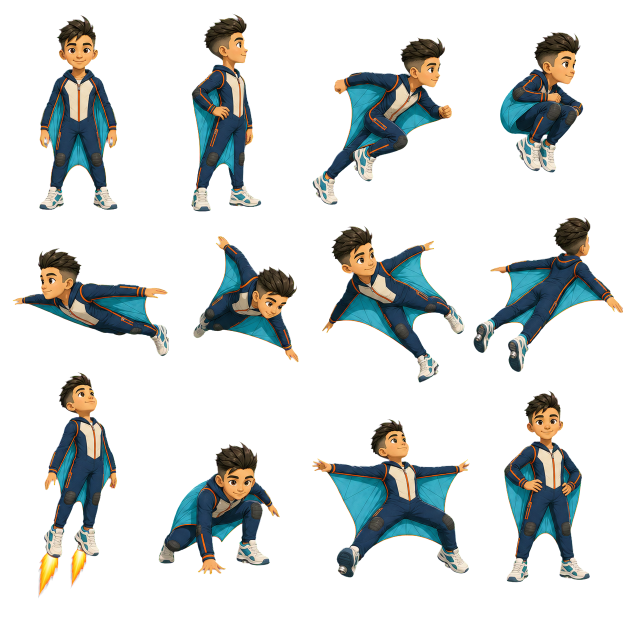
#> input picture art/source-images/game/2d-v02/skyline/hugo-2d-skyline-poses-transparent.png, 1254 x 1254 px (shown at 1/2 size)
$ python extract_pose_sheets.py
#> lines starting #> are read from the running program, lines starting #| are printed output that depends on the picture; after the words box and inside, x2 and y2 are one past the last pixel; in counts of white or black regions, pixels touching at a corner belong together
"""Extract the approved HUGO GO! 2D V02 pose sheets into individual PNGs.

Each approved source is arranged as a 4 x 3 atlas. Figures are isolated by
their complete connected silhouettes, then ordered by their authored row and
column centres. This avoids rectangular cell cuts through wide wings or tall
jet flames while retaining the intended pose order.
"""

from __future__ import annotations

import hashlib
import json
from pathlib import Path

import cv2
import numpy as np
from PIL import Image, ImageDraw, ImageFont


ROOT = Path(__file__).resolve().parents[2]
SOURCE_ROOT = ROOT / "art" / "source-images" / "game" / "2d-v02"
OUTPUT_ROOT = ROOT / "src" / "assets" / "game" / "2d-v02"
CANVAS_SIZE = 512
FIGURE_LIMIT = 440
GRID_COLUMNS = 4
GRID_ROWS = 3

POSES = (
    ("neutral-front", "Neutral front"),
    ("ready-profile", "Ready profile"),
    ("sprint-launch", "Sprint launch"),
    ("jump-tuck", "Jump tuck"),
    ("level-glide", "Level glide"),
    ("steep-dive", "Steep dive"),
    ("bank-left", "Bank left"),
    ("bank-right", "Bank right"),
    ("jet-boost", "Jet boost"),
    ("landing-crouch", "Landing crouch"),
    ("braking-flare", "Braking flare"),
    ("hero-finish", "Hero finish"),
)

OUTFITS = (
    {
        "id": "skyline",
        "name": "Skyline Flight Suit",
        "description": "Navy, cyan and teal with orange flight accents.",
        "source": SOURCE_ROOT / "skyline" / "hugo-2d-skyline-poses-transparent.png",
        "chroma_source": SOURCE_ROOT / "skyline" / "hugo-2d-skyline-poses-magenta.png",
    },
    {
        "id": "night-comet",
        "name": "Night Comet Flight Suit",
        "description": "Midnight indigo, violet and electric cyan with silver panels.",
        "source": SOURCE_ROOT / "night-comet" / "hugo-2d-night-comet-poses-transparent.png",
        "chroma_source": SOURCE_ROOT / "night-comet" / "hugo-2d-night-comet-poses-magenta.png",
    },
    {
        "id": "sunrise",
        "name": "Sunrise Flight Suit",
        "description": "Burnt orange, cream and gold with teal engineering details.",
        "source": SOURCE_ROOT / "sunrise" / "hugo-2d-sunrise-poses-transparent.png",
        "chroma_source": SOURCE_ROOT / "sunrise" / "hugo-2d-sunrise-poses-magenta.png",
    },
)


def sha256(path: Path) -> str:
    digest = hashlib.sha256()
    with path.open("rb") as handle:
        for block in iter(lambda: handle.read(65536), b""):
            digest.update(block)
    return digest.hexdigest()


def alpha_bounds(image: Image.Image) -> tuple[int, int, int, int]:
    alpha = image.getchannel("A")
    bounds = alpha.getbbox()
    if bounds is None:
        raise ValueError("Pose cell contains no visible pixels")
    return bounds


def fit_pose(cell: Image.Image) -> tuple[Image.Image, tuple[int, int, int, int]]:
    bounds = alpha_bounds(cell)
    figure = cell.crop(bounds)
    scale = min(FIGURE_LIMIT / figure.width, FIGURE_LIMIT / figure.height)
    width = max(1, round(figure.width * scale))
    height = max(1, round(figure.height * scale))
    figure = figure.resize((width, height), Image.Resampling.LANCZOS)

    canvas = Image.new("RGBA", (CANVAS_SIZE, CANVAS_SIZE), (0, 0, 0, 0))
    x = (CANVAS_SIZE - width) // 2
    y = (CANVAS_SIZE - height) // 2
    canvas.alpha_composite(figure, (x, y))
    return canvas, (x, y, x + width, y + height)


def find_pose_components(source: Image.Image) -> list[dict[str, object]]:
    alpha = np.asarray(source.getchannel("A"))
    mask = (alpha > 16).astype(np.uint8)
    count, labels, stats, centroids = cv2.connectedComponentsWithStats(mask, 8)
    components: list[dict[str, object]] = []

    for label_id in range(1, count):
        x, y, width, height, area = (int(value) for value in stats[label_id])
        if area < 1000:
            continue
        centre_x, centre_y = (float(value) for value in centroids[label_id])
        row = min(int(centre_y * GRID_ROWS / source.height), GRID_ROWS - 1)
        components.append(
            {
                "label": label_id,
                "bounds": (x, y, x + width, y + height),
                "centre": (centre_x, centre_y),
                "row": row,
                "area": area,
                "labels": labels,
            }
        )

    if len(components) != len(POSES):
        raise ValueError(
            f"Expected {len(POSES)} complete pose silhouettes, found {len(components)}"
        )

    ordered: list[dict[str, object]] = []
    for row in range(GRID_ROWS):
        row_components = sorted(
            (component for component in components if component["row"] == row),
            key=lambda component: component["centre"][0],
        )
        if len(row_components) != GRID_COLUMNS:
            raise ValueError(
                f"Expected {GRID_COLUMNS} silhouettes in row {row + 1}, "
                f"found {len(row_components)}"
            )
        ordered.extend(row_components)
    return ordered


def crop_component(source: Image.Image, component: dict[str, object]) -> Image.Image:
    x1, y1, x2, y2 = component["bounds"]
    pad = 8
    crop_box = (
        max(0, x1 - pad),
        max(0, y1 - pad),
        min(source.width, x2 + pad),
        min(source.height, y2 + pad),
    )
    crop = source.crop(crop_box)
    labels = component["labels"]
    label_id = int(component["label"])
    source_mask = (labels == label_id).astype(np.uint8) * 255
    component_mask = Image.fromarray(source_mask).crop(crop_box)
    crop.putalpha(Image.composite(crop.getchannel("A"), Image.new("L", crop.size), component_mask))
    return crop


def load_font(size: int, bold: bool = False) -> ImageFont.FreeTypeFont | ImageFont.ImageFont:
    windows_fonts = Path("C:/Windows/Fonts")
    candidates = (
        windows_fonts / ("arialbd.ttf" if bold else "arial.ttf"),
        windows_fonts / ("segoeuib.ttf" if bold else "segoeui.ttf"),
    )
    for candidate in candidates:
        if candidate.exists():
            return ImageFont.truetype(str(candidate), size=size)
    return ImageFont.load_default()


def make_contact_sheet(outfit: dict[str, object], pose_entries: list[dict[str, object]]) -> Path:
    tile_width = 290
    tile_height = 346
    margin = 28
    header_height = 116
    sheet_width = margin * 2 + GRID_COLUMNS * tile_width
    sheet_height = header_height + margin + GRID_ROWS * tile_height + margin
    sheet = Image.new("RGB", (sheet_width, sheet_height), "#06172f")
    draw = ImageDraw.Draw(sheet)
    title_font = load_font(31, bold=True)
    body_font = load_font(17)
    label_font = load_font(17, bold=True)

    draw.text((margin, 24), f"2D SANDBOX V02 · {outfit['name']}", fill="#f8fbff", font=title_font)
    draw.text(
        (margin, 68),
        "12 extracted transparent PNGs · fixed 4 × 3 source order",
        fill="#83e8ff",
        font=body_font,
    )

    for entry in pose_entries:
        index = int(entry["index"])
        row = (index - 1) // GRID_COLUMNS
        column = (index - 1) % GRID_COLUMNS
        x = margin + column * tile_width
        y = header_height + row * tile_height
        card = (x + 6, y + 6, x + tile_width - 8, y + tile_height - 10)
        draw.rounded_rectangle(card, radius=18, fill="#102c50", outline="#2e7194", width=2)

        pose_path = ROOT / str(entry["file"])
        pose = Image.open(pose_path).convert("RGBA")
        preview = pose.resize((246, 246), Image.Resampling.LANCZOS)
        sheet.paste(preview, (x + 21, y + 18), preview)
        draw.text((x + 22, y + 278), f"{index:02d}", fill="#ffd35f", font=label_font)
        draw.text((x + 60, y + 278), str(entry["label"]), fill="#f8fbff", font=label_font)
        draw.text(
            (x + 22, y + 308),
            f"{index:02d} · {entry['slug']}.png",
            fill="#91aac5",
            font=body_font,
        )

    qa_dir = OUTPUT_ROOT / "qa"
    qa_dir.mkdir(parents=True, exist_ok=True)
    qa_path = qa_dir / f"hugo-2d-{outfit['id']}-contact-sheet.jpg"
    sheet.save(qa_path, quality=92, optimize=True)
    return qa_path


def extract_outfit(outfit: dict[str, object]) -> dict[str, object]:
    source_path = Path(outfit["source"])
    source = Image.open(source_path).convert("RGBA")
    if source.width <= 0 or source.height <= 0:
        raise ValueError(f"Invalid source dimensions: {source_path}")

    output_dir = OUTPUT_ROOT / str(outfit["id"]) / "poses"
    output_dir.mkdir(parents=True, exist_ok=True)
    pose_entries: list[dict[str, object]] = []

    components = find_pose_components(source)

    for zero_index, (slug, label) in enumerate(POSES):
        row = zero_index // GRID_COLUMNS
        column = zero_index % GRID_COLUMNS
        component = components[zero_index]
        cell = crop_component(source, component)
        normalized, output_bounds = fit_pose(cell)
        filename = f"hugo-2d-{outfit['id']}-{zero_index + 1:02d}-{slug}.png"
        output_path = output_dir / filename
        normalized.save(output_path, optimize=True)
        relative_path = output_path.relative_to(ROOT).as_posix()

        pose_entries.append(
            {
                "index": zero_index + 1,
                "slug": slug,
                "label": label,
                "filename": filename,
                "file": relative_path,
                "sourceCell": {
                    "row": row + 1,
                    "column": column + 1,
                    "componentBounds": list(component["bounds"]),
                    "componentCentre": [
                        round(float(component["centre"][0]), 2),
                        round(float(component["centre"][1]), 2),
                    ],
                    "componentArea": component["area"],
                },
                "output": {
                    "width": CANVAS_SIZE,
                    "height": CANVAS_SIZE,
                    "alphaBounds": list(output_bounds),
                    "sha256": sha256(output_path),
                },
            }
        )

    qa_path = make_contact_sheet(outfit, pose_entries)
    manifest = {
        "schemaVersion": 1,
        "sandboxVersion": "02",
        "outfit": {
            "id": outfit["id"],
            "name": outfit["name"],
            "description": outfit["description"],
        },
        "source": {
            "transparentSheet": source_path.relative_to(ROOT).as_posix(),
            "chromaSheet": Path(outfit["chroma_source"]).relative_to(ROOT).as_posix(),
            "width": source.width,
            "height": source.height,
            "columns": GRID_COLUMNS,
            "rows": GRID_ROWS,
            "sha256": sha256(source_path),
        },
        "extraction": {
            "method": "connected-silhouette-ordered-by-grid-centre",
            "alphaThreshold": 16,
            "minimumComponentArea": 1000,
            "outputCanvas": [CANVAS_SIZE, CANVAS_SIZE],
            "figureLimit": FIGURE_LIMIT,
            "poseCount": len(pose_entries),
        },
        "poses": pose_entries,
        "qaContactSheet": qa_path.relative_to(ROOT).as_posix(),
    }
    manifest_path = OUTPUT_ROOT / str(outfit["id"]) / "manifest.json"
    manifest_path.write_text(json.dumps(manifest, indent=2) + "\n", encoding="utf-8")
    return manifest


def main() -> None:
    OUTPUT_ROOT.mkdir(parents=True, exist_ok=True)
    manifests = [extract_outfit(outfit) for outfit in OUTFITS]
#> in extract_outfit, source is the input picture: PIL image 1254x1254 RGBA; mean R, G, B, A 21.8, 25.3, 24.3, 61.5
#> in find_pose_components, `count, labels, stats, centroids = cv2.connectedComponentsWithStats(mas..`: count = 14; stats = 14 rows, first 6: [0, 0, 1254, 1254, 1181480], [464, 27, 1, 1, 1], [383, 28, 140, 395, 31445], [78, 30, 157, 390, 35012], [1000, 64, 167, 281, 26861], [625, 75, 279, 335, 36616]; centroids = 14 rows, first 8: [623.6, 630], [464, 27], [447.1, 230.2], [156.4, 235.9], [1087.1, 204.9], [771.2, 224.4], [1092.1, 581.6], [778.1, 588.4]
#> the loop in find_pose_components, `for label_id in range(1, count):` made 13 passes
#> (x, y, width, height, area, centre_x, centre_y, row) on passes 2 to 9: (383, 28, 140, 395, 31445, 447.1, 230.2, 0), (78, 30, 157, 390, 35012, 156.4, 235.9, 0), (1000, 64, 167, 281, 26861, 1087.1, 204.9, 0), (625, 75, 279, 335, 36616, 771.2, 224.4, 0), (947, 434, 299, 310, 31948, 1092.1, 581.6, 1), (644, 452, 285, 313, 35850, 778.1, 588.4, 1), (386, 472, 212, 253, 24066, 499, 603.4, 1), (25, 497, 313, 216, 26375, 189.4, 602, 1)
#> after the loop in find_pose_components, `for label_id in range(1, count):`: components = 12 items
#> the loop in extract_outfit, `for zero_index, (slug, label) in enumerate(POSES):` made 12 passes
#> (x1 in crop_component, y1 in crop_component, x2 in crop_component, y2 in crop_component, crop_box in crop_component, label_id in crop_component, output_bounds) on passes 1 to 5: (78, 30, 235, 420, (70, 22, 243, 428), 3, (167, 36, 344, 476)), (383, 28, 523, 423, (375, 20, 531, 431), 2, (178, 36, 334, 476)), (625, 75, 904, 410, (617, 67, 912, 418), 5, (73, 36, 439, 476)), (1000, 64, 1167, 345, (992, 56, 1175, 353), 4, (125, 36, 386, 476)), (25, 497, 338, 713, (17, 489, 346, 721), 9, (36, 104, 476, 408))
#> in make_contact_sheet, `index = int(entry["index"])`: index = 1
#> in make_contact_sheet, `row = (index - 1) // GRID_COLUMNS`: row = 0
#> in make_contact_sheet, `x = margin + column * tile_width`: x = 28
#> in make_contact_sheet, `y = header_height + row * tile_height`: y = 116
#> in make_contact_sheet, `card = (x + 6, y + 6, x + tile_width - 8, y + tile_height - 10)`: card = (34, 122, 310, 452)
#> in make_contact_sheet, `sheet.paste(preview, (x + 21, y + 18), preview)`:
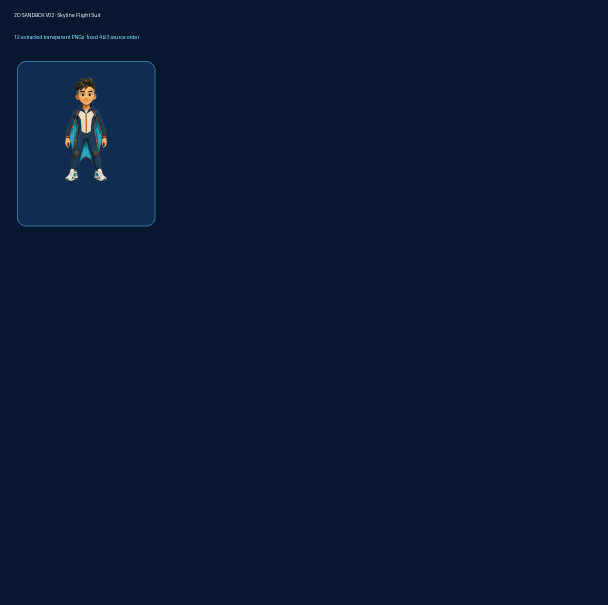
#> sheet: PIL image 1216x1210 RGB (shown at 1/2 size); mean R, G, B 7.3, 25, 49.4
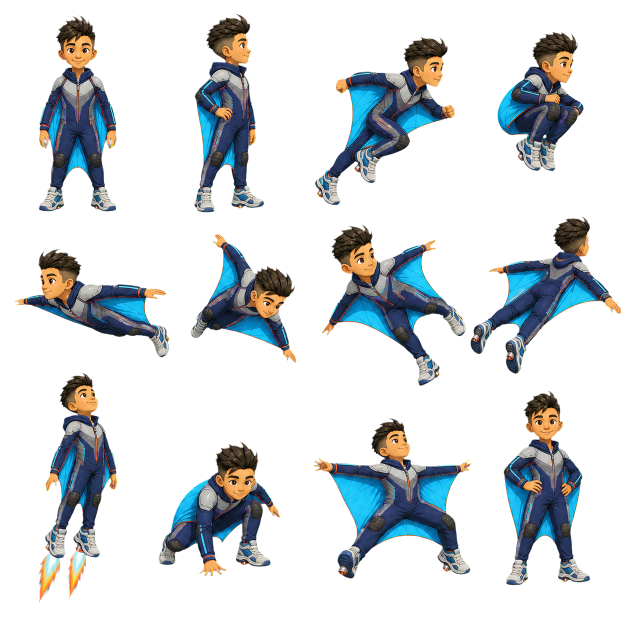
#> input picture art/source-images/game/2d-v02/night-comet/hugo-2d-night-comet-poses-transparent.png, 1254 x 1254 px (shown at 1/2 size)
#> in extract_outfit, source is the input picture: PIL image 1254x1254 RGBA; mean R, G, B, A 20.3, 24.5, 27, 61.8
#> in find_pose_components (call 2), `count, labels, stats, centroids = cv2.connectedComponentsWithStats(mas..`: count = 15; stats = 15 rows, first 6: [0, 0, 1254, 1254, 1172035], [389, 27, 139, 398, 32446], [77, 31, 157, 392, 35883], [143, 32, 1, 1, 1], [995, 63, 173, 279, 27362], [630, 74, 280, 336, 37555]; centroids = 15 rows, first 8: [623.2, 629.4], [453.6, 229.6], [155, 237.1], [143, 32], [1084.3, 205.2], [774.8, 225.2], [1088.2, 583.5], [779.6, 590.5]
#> the loop in find_pose_components (call 2), `for label_id in range(1, count):` made 14 passes
#> (x, y, width, height, area, centre_x, centre_y, row) on passes 1, 2, 4, 5, 6, 7, 8, 9: (389, 27, 139, 398, 32446, 453.6, 229.6, 0), (77, 31, 157, 392, 35883, 155, 237.1, 0), (995, 63, 173, 279, 27362, 1084.3, 205.2, 0), (630, 74, 280, 336, 37555, 774.8, 225.2, 0), (941, 433, 302, 315, 32583, 1088.2, 583.5, 1), (644, 449, 287, 323, 37038, 779.6, 590.5, 1), (381, 468, 212, 258, 24250, 494, 602.2, 1), (29, 498, 310, 217, 26150, 190.9, 603.5, 1)
#> the loop in extract_outfit (call 2), `for zero_index, (slug, label) in enumerate(POSES):` made 12 passes
#> (x1 in crop_component, y1 in crop_component, x2 in crop_component, y2 in crop_component, crop_box in crop_component, label_id in crop_component, output_bounds) on passes 1 to 5: (77, 31, 234, 423, (69, 23, 242, 431), 2, (168, 36, 344, 476)), (389, 27, 528, 425, (381, 19, 536, 433), 1, (179, 36, 333, 476)), (630, 74, 910, 410, (622, 66, 918, 418), 5, (72, 36, 439, 476)), (995, 63, 1168, 342, (987, 55, 1176, 350), 4, (119, 36, 392, 476)), (29, 498, 339, 715, (21, 490, 347, 723), 9, (36, 102, 476, 410))
#> pass 1, in crop_component (call 13), `crop = source.crop(crop_box)`:
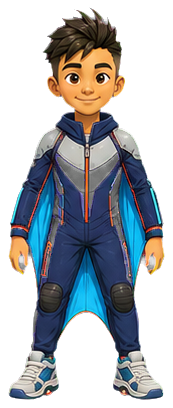
#> crop: PIL image 173x408 RGBA; mean R, G, B, A 42.6, 46.9, 51.5, 122.8; transparent parts drawn white
#> after the loop in extract_outfit (call 2), `for zero_index, (slug, label) in enumerate(POSES):`:
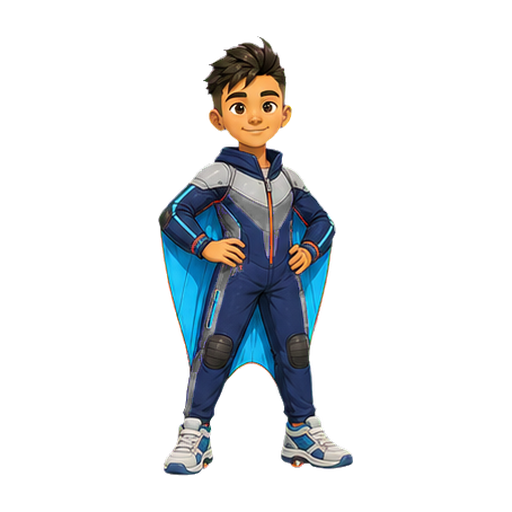
#> normalized: PIL image 512x512 RGBA; mean R, G, B, A 14.6, 16.9, 18.8, 42.5; transparent parts drawn white
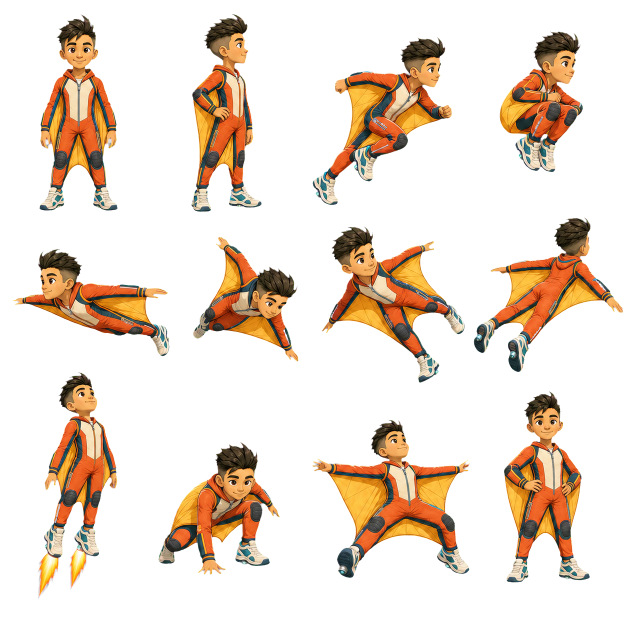
#> input picture art/source-images/game/2d-v02/sunrise/hugo-2d-sunrise-poses-transparent.png, 1254 x 1254 px (shown at 1/2 size)
#> in extract_outfit, source is the input picture: PIL image 1254x1254 RGBA; mean R, G, B, A 43.1, 29, 16.4, 61.2
#> in find_pose_components (call 3), `count, labels, stats, centroids = cv2.connectedComponentsWithStats(mas..`:
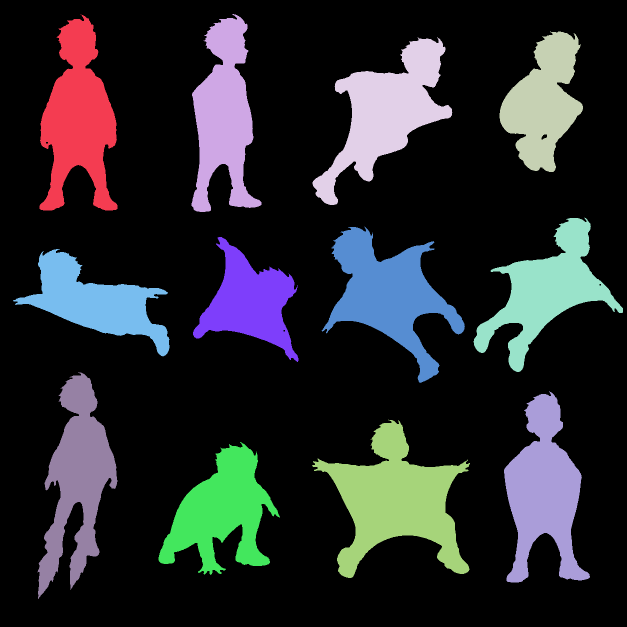
#> labels: shape (1254, 1254) int32 (shown at 1/2 size); 13 distinct labels, from 0 to 12; one colour per label, 0 black
#> in find_pose_components (call 3), `count, labels, stats, centroids = cv2.connectedComponentsWithStats(mas..`: count = 13; stats = 13 rows, first 6: [0, 0, 1254, 1254, 1183306], [79, 29, 156, 392, 35012], [383, 28, 140, 396, 31207], [999, 63, 167, 281, 26872], [625, 74, 280, 336, 36480], [947, 435, 299, 309, 31588]; centroids = 13 rows, first 8: [623.8, 629.8], [156.6, 235.9], [447.5, 230.9], [1086.4, 204.3], [771.7, 224.3], [1092.1, 582.1], [778, 588.8], [499, 604]
#> the loop in find_pose_components (call 3), `for label_id in range(1, count):` made 12 passes
#> (x, y, width, height, area, centre_x, centre_y, row) on passes 1 to 8: (79, 29, 156, 392, 35012, 156.6, 235.9, 0), (383, 28, 140, 396, 31207, 447.5, 230.9, 0), (999, 63, 167, 281, 26872, 1086.4, 204.3, 0), (625, 74, 280, 336, 36480, 771.7, 224.3, 0), (947, 435, 299, 309, 31588, 1092.1, 582.1, 1), (643, 453, 287, 313, 35596, 778, 588.8, 1), (386, 474, 211, 250, 23681, 499, 604, 1), (26, 498, 313, 215, 26138, 190.1, 602.5, 1)
#> the loop in extract_outfit (call 3), `for zero_index, (slug, label) in enumerate(POSES):` made 12 passes
#> pass 1, in crop_component (call 25), `component_mask = Image.fromarray(source_mask).crop(crop_box)`:
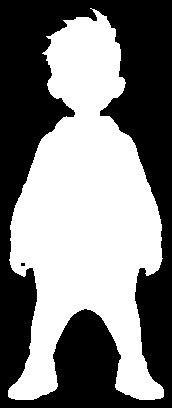
#> component_mask: PIL image 172x408 L; 49.9% white; 1 white region, box (x1, y1, x2, y2) and area: (8, 8, 164, 400) 35012
    library = {
        "schemaVersion": 1,
        "sandboxVersion": "02",
        "direction": "2D pose library",
        "sheetCount": len(manifests),
        "poseCountPerSheet": len(POSES),
        "individualPoseCount": len(manifests) * len(POSES),
        "outfits": [
            {
                "id": manifest["outfit"]["id"],
                "name": manifest["outfit"]["name"],
                "manifest": (
                    OUTPUT_ROOT / str(manifest["outfit"]["id"]) / "manifest.json"
                ).relative_to(ROOT).as_posix(),
            }
            for manifest in manifests
        ],
    }
    (OUTPUT_ROOT / "manifest.json").write_text(
        json.dumps(library, indent=2) + "\n",
        encoding="utf-8",
    )
    print(
        f"Extracted {library['individualPoseCount']} poses from "
        f"{library['sheetCount']} approved sheets into {OUTPUT_ROOT}"
    )
#| Extracted 36 poses from 3 approved sheets into src/assets/game/2d-v02


if __name__ == "__main__":
    main()
